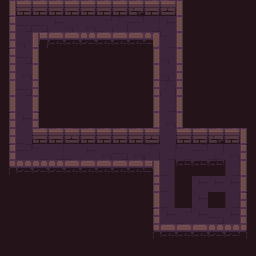

Below is a game level as drawn by its tile map, then a one-line description and the .tmx file that defines it, in full:
An orthogonal 16x16 tile map with 16x16 px tiles, 2 tile layers (map, scatter) and 3 objects.

<map version="1.5" tiledversion="1.7.2" orientation="orthogonal" renderorder="right-down" width="16" height="16" tilewidth="16" tileheight="16" infinite="0" nextlayerid="4" nextobjectid="10">
 <tileset firstgid="1" source="tileset/dungeon-tileset.tsx" />
 <layer id="1" name="map" width="16" height="16">
  <data encoding="csv">
11,5,5,5,5,2,5,2,4,2,3,16,79,79,79,79,
1,9,9,18,30,27,7,29,28,17,18,16,79,79,79,79,
21,30,51,45,42,43,45,45,45,56,10,16,79,79,79,79,
1,9,16,79,79,79,79,79,79,31,30,16,79,79,79,79,
21,27,36,79,79,79,79,79,79,11,30,26,79,79,79,79,
11,9,26,79,79,79,79,79,79,21,29,26,79,79,79,79,
31,19,36,79,79,79,79,79,79,11,17,36,79,79,79,79,
1,18,6,79,79,79,79,79,79,11,27,36,79,79,79,79,
21,20,2,2,3,5,5,2,5,3,19,5,2,4,5,36,
1,28,10,17,20,18,27,9,27,29,17,10,28,8,27,6,
41,43,44,43,42,45,45,42,42,54,25,101,101,101,22,36,
79,79,79,79,79,79,79,79,79,21,25,79,23,23,23,16,
79,79,79,79,79,79,79,79,79,11,25,79,23,79,22,6,
79,79,79,79,79,79,79,79,79,1,18,7,23,9,18,26,
79,79,79,79,79,79,79,79,79,41,42,45,42,43,43,46,
79,79,79,79,79,79,79,79,79,79,79,79,79,79,79,79
</data>
 </layer>
 <layer id="3" name="scatter" width="16" height="16" locked="1">
  <data encoding="csv">
0,0,0,0,0,0,0,0,0,0,0,0,0,0,0,0,
0,0,0,0,0,0,0,0,0,0,0,0,0,0,0,0,
0,0,0,0,0,0,0,0,0,0,0,0,0,0,0,0,
0,0,0,0,0,0,0,0,0,0,0,0,0,0,0,0,
0,0,0,0,0,0,0,0,0,0,0,0,0,0,0,0,
0,0,0,0,0,0,0,0,0,0,0,0,0,0,0,0,
0,0,0,0,0,0,0,0,0,0,0,0,0,0,0,0,
0,0,0,0,0,0,0,0,0,0,0,0,0,0,0,0,
0,0,0,0,0,0,0,0,0,0,0,0,0,0,0,0,
0,0,0,0,0,0,0,0,0,0,0,0,0,0,0,0,
0,0,0,0,0,0,0,0,0,0,0,0,0,0,0,0,
0,0,0,0,0,0,0,0,0,0,0,0,0,0,0,0,
0,0,0,0,0,0,0,0,0,0,0,0,0,0,0,0,
0,0,0,0,0,0,0,0,0,0,0,0,0,0,0,0,
0,0,0,0,0,0,0,0,0,0,0,0,0,0,0,0,
0,0,0,0,0,0,0,0,0,0,0,0,0,0,0,0
</data>
 </layer>
 <objectgroup id="2" name="entities">
  <object id="7" template="templates/Tomb-GoldenKey.tx" x="192" y="176" />
  <object id="8" template="templates/PlayerStart.tx" x="144" y="144" />
  <object id="9" template="templates/Coffee.tx" x="192" y="144" />
 </objectgroup>
</map>